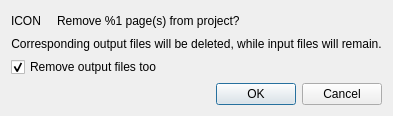
<?xml version="1.0" encoding="UTF-8"?>
<ui version="4.0">
 <class>RemovePagesDialog</class>
 <widget class="QDialog" name="RemovePagesDialog">
  <property name="geometry">
   <rect>
    <x>0</x>
    <y>0</y>
    <width>352</width>
    <height>111</height>
   </rect>
  </property>
  <property name="windowTitle">
   <string>Remove Pages</string>
  </property>
  <layout class="QVBoxLayout" name="verticalLayout">
   <item>
    <layout class="QHBoxLayout" name="horizontalLayout">
     <item>
      <widget class="QLabel" name="icon">
       <property name="sizePolicy">
        <sizepolicy hsizetype="Preferred" vsizetype="Preferred">
         <horstretch>0</horstretch>
         <verstretch>0</verstretch>
        </sizepolicy>
       </property>
       <property name="text">
        <string notr="true">ICON</string>
       </property>
      </widget>
     </item>
     <item>
      <spacer name="horizontalSpacer">
       <property name="orientation">
        <enum>Qt::Horizontal</enum>
       </property>
       <property name="sizeType">
        <enum>QSizePolicy::Preferred</enum>
       </property>
       <property name="sizeHint" stdset="0">
        <size>
         <width>10</width>
         <height>20</height>
        </size>
       </property>
      </spacer>
     </item>
     <item>
      <widget class="QLabel" name="text">
       <property name="sizePolicy">
        <sizepolicy hsizetype="Expanding" vsizetype="Preferred">
         <horstretch>0</horstretch>
         <verstretch>0</verstretch>
        </sizepolicy>
       </property>
       <property name="text">
        <string>Remove %1 page(s) from project?</string>
       </property>
       <property name="alignment">
        <set>Qt::AlignLeading|Qt::AlignLeft|Qt::AlignVCenter</set>
       </property>
      </widget>
     </item>
    </layout>
   </item>
   <item>
    <widget class="QLabel" name="multiPageWarning">
     <property name="enabled">
      <bool>true</bool>
     </property>
     <property name="text">
      <string>Corresponding output files will be deleted, while input files will remain.</string>
     </property>
     <property name="alignment">
      <set>Qt::AlignCenter</set>
     </property>
    </widget>
   </item>
   <item>
    <widget class="QCheckBox" name="eraseOutputFiles">
     <property name="text">
      <string>Remove output files too</string>
     </property>
     <property name="checked">
      <bool>true</bool>
     </property>
    </widget>
   </item>
   <item>
    <spacer name="verticalSpacer">
     <property name="orientation">
      <enum>Qt::Vertical</enum>
     </property>
     <property name="sizeHint" stdset="0">
      <size>
       <width>1</width>
       <height>1</height>
      </size>
     </property>
    </spacer>
   </item>
   <item>
    <widget class="QDialogButtonBox" name="buttonBox">
     <property name="orientation">
      <enum>Qt::Horizontal</enum>
     </property>
     <property name="standardButtons">
      <set>QDialogButtonBox::Cancel|QDialogButtonBox::Ok</set>
     </property>
    </widget>
   </item>
  </layout>
 </widget>
 <resources/>
 <connections>
  <connection>
   <sender>buttonBox</sender>
   <signal>accepted()</signal>
   <receiver>RemovePagesDialog</receiver>
   <slot>accept()</slot>
   <hints>
    <hint type="sourcelabel">
     <x>248</x>
     <y>254</y>
    </hint>
    <hint type="destinationlabel">
     <x>157</x>
     <y>274</y>
    </hint>
   </hints>
  </connection>
  <connection>
   <sender>buttonBox</sender>
   <signal>rejected()</signal>
   <receiver>RemovePagesDialog</receiver>
   <slot>reject()</slot>
   <hints>
    <hint type="sourcelabel">
     <x>316</x>
     <y>260</y>
    </hint>
    <hint type="destinationlabel">
     <x>286</x>
     <y>274</y>
    </hint>
   </hints>
  </connection>
 </connections>
</ui>
